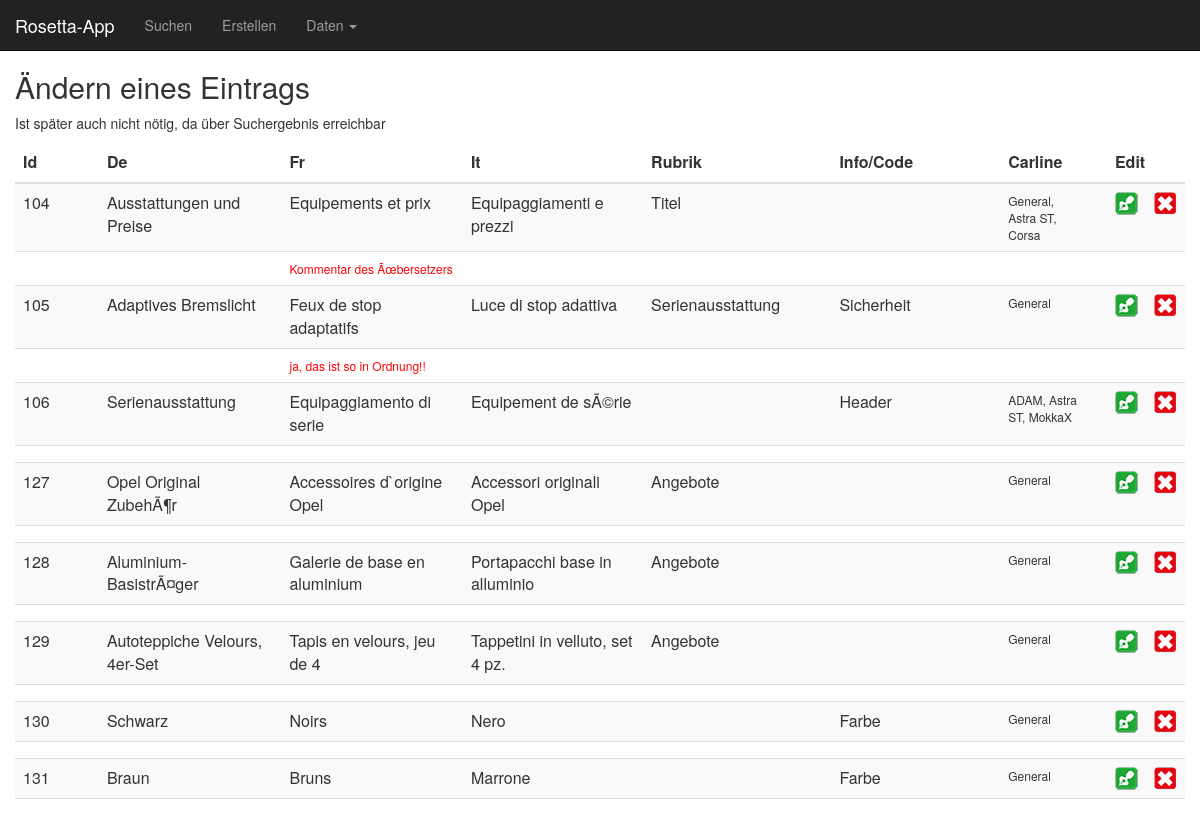
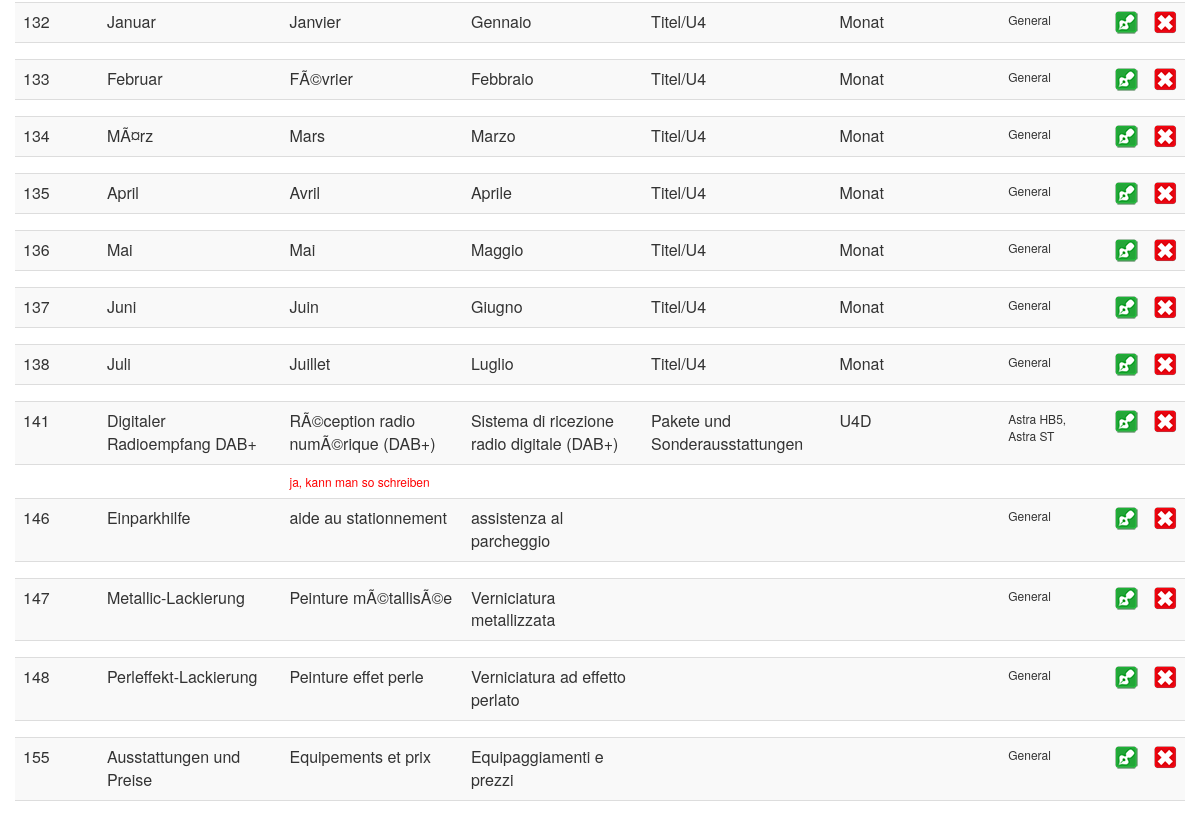
The app's page /Sandbox/003_db_aendern_a.php, older data (2 pictures, top to bottom).
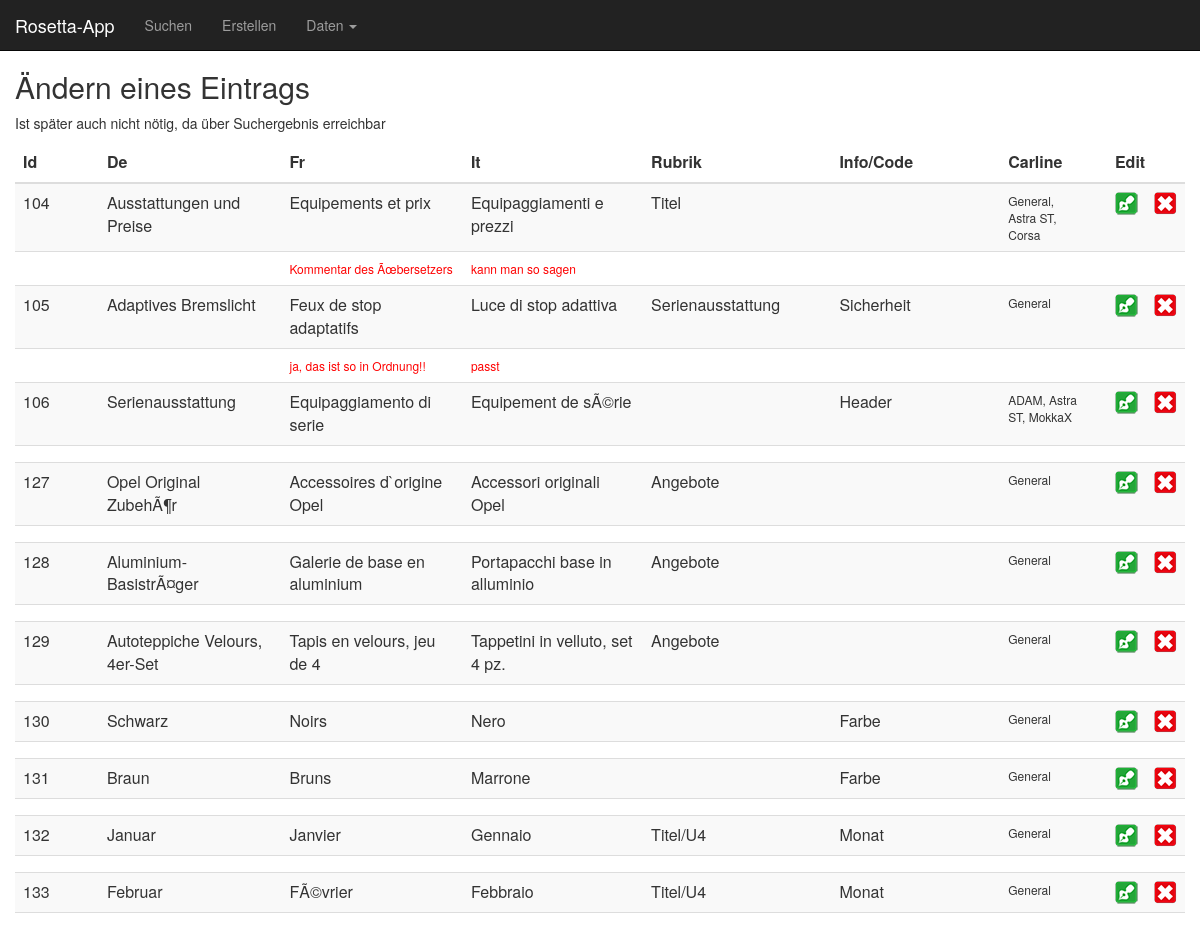
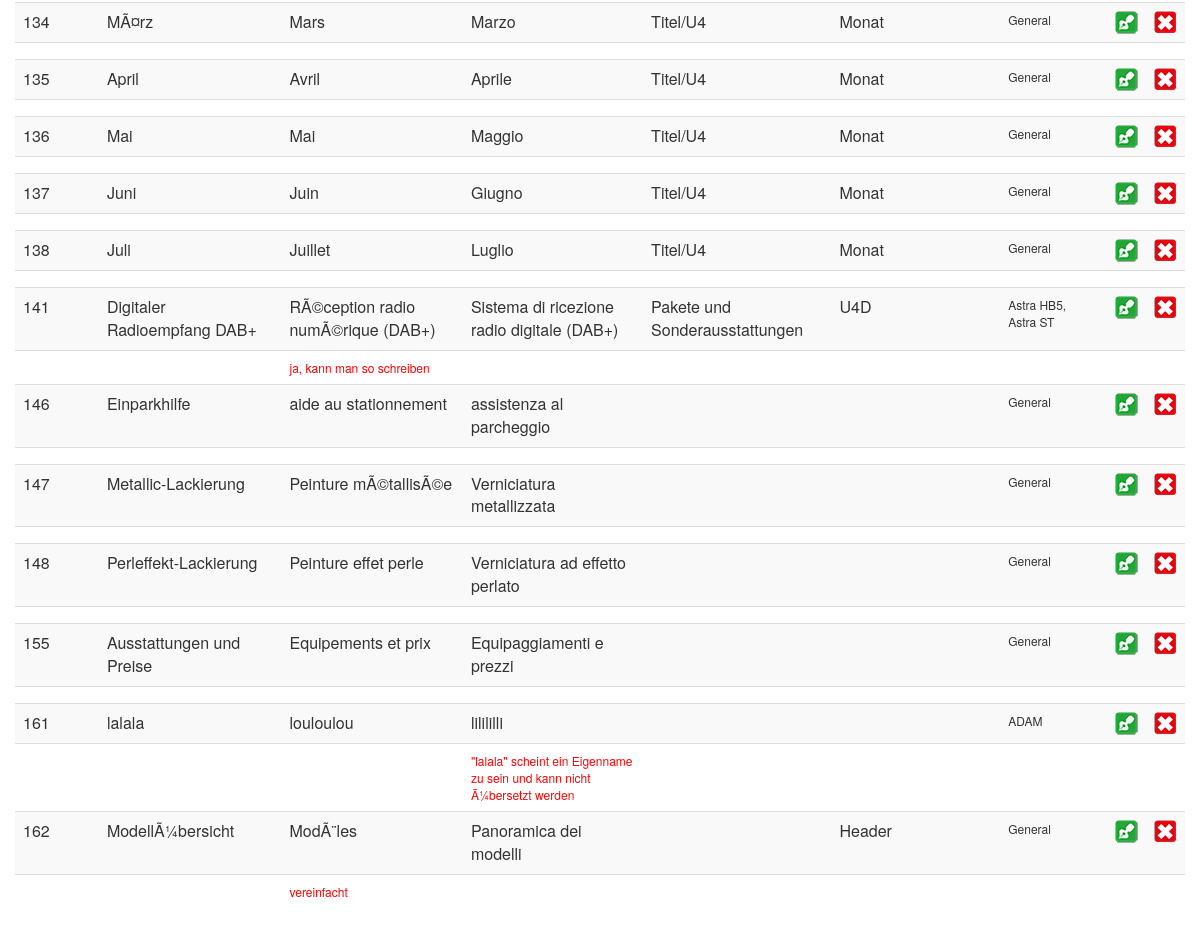
The same page, newer data (2 pictures, top to bottom).
### tables this page shows
CREATE TABLE `rosetta_data` (
  `token` varchar(100) DEFAULT NULL,
  `id` int(5) NOT NULL,
  `date` timestamp NOT NULL DEFAULT CURRENT_TIMESTAMP ON UPDATE CURRENT_TIMESTAMP,
  `de` varchar(1000) DEFAULT NULL,
  `fr` varchar(1000) DEFAULT NULL,
  `comment_fr` varchar(1000) DEFAULT NULL,
  `it` varchar(1000) DEFAULT NULL,
  `comment_it` varchar(1000) DEFAULT NULL,
  `en` varchar(1000) DEFAULT NULL,
  `rubrik` varchar(500) DEFAULT NULL,
  `info` varchar(200) DEFAULT NULL,
  `carline` varchar(500) DEFAULT NULL
);

### Sandbox/include/view_table.php (the view)
<table class="table table-hover table-responsive table-striped">
    <thead>
        <tr>
            <th class="col-sm-1">Id</th>
            <th class="col-sm-2">De</a></th>
            <th class="col-sm-2">Fr</th>
            <th class="col-sm-2">It</th>
            <th class="col-sm-2">Rubrik</th>
            <th class="col-sm-2">Info/Code</th>
            <th class="col-sm-2">Carline</th>
            <th class="col-sm-2"></th>
            <th class="col-sm-2" colspan="3">Edit</th>
        </tr>
    </thead>
    <tbody class="results">
<?php
if(empty($searchWord)){$searchWord="";};
while ($dsatz = mysqli_fetch_assoc($res))
{
    echo   "<tr>".
    "<td>" . $dsatz["id"]        . "</td>".
    "<td>" . utf8_encode(preg_replace("/" . $searchWord. "/", "<span class='highlight'>" . $searchWord . "</span>",$dsatz["de"]))       . "</td>".
    "<td>" . utf8_encode(preg_replace("/" . $searchWord. "/", "<span class='highlight'>" . $searchWord . "</span>",$dsatz["fr"]))      . "</td>".
    "<td>" . utf8_encode(preg_replace("/" . $searchWord. "/", "<span class='highlight'>" . $searchWord . "</span>",$dsatz["it"]))       . "</td>".
    "<td>" . utf8_encode(preg_replace("/" . $searchWord. "/", "<span class='highlight'>" . $searchWord . "</span>",$dsatz["rubrik"]))    . "</td>".
    "<td>" . utf8_encode(preg_replace("/" . $searchWord. "/", "<span class='highlight'>" . $searchWord . "</span>",$dsatz["info"]))      . "</td>".
    "<td class='columnCarline'>" . $dsatz["carline"]   . "</td>".
    "<td>" .  "</td>".
    "<td >
            <input  type=\"image\" name='update' value='" . $dsatz["id"] . "' src=\"img/button_edit.png\" class=\"editButton\"  formaction=\"003_db_aendern_b.php\"></button>
        </td>".
    "<td >
            <input  type=\"image\" name='delete' value='" . $dsatz["id"] . "' src=\"img/button_delete.png\" class=\"editButton\"   formaction=\"003_db_loeschen_b.php\"></button>
        </td>";
    echo    "</tr>";
    echo   "<tr>".
        "<td></td>".
        "<td></td>".
        "<td class='columnCommentTranslator'>" . utf8_encode(preg_replace("/" . $searchWord. "/", "<span class='highlight'>" . $searchWord . "</span>",$dsatz["comment_fr"]))      . "</td>".
        "<td class='columnCommentTranslator'>" . utf8_encode(preg_replace("/" . $searchWord. "/", "<span class='highlight'>" . $searchWord . "</span>",$dsatz["comment_it"]))       . "</td>".
        "<td></td>".
        "<td></td>".
        "<td></td>".
        "<td>" .  "</td>".
        "<td ></td>".
        "<td ></td>";
    echo    "</tr>";
}
?>
</tbody>
    </table>

### Sandbox/elements/header.php (shortened to what this page needs)
<html>
    <head>
        <link href="https://slimou.de/___Bootstrap/bootstrap/css/bootstrap.min.css" rel="stylesheet">
        <link href="css/layout.css" rel="stylesheet">
        <link rel="stylesheet" href="//code.jquery.com/ui/1.11.4/themes/smoothness/jquery-ui.css">
    </head>
    <body>
        <?php
        include 'elements/navigation.php';
        ?>
        <div class="container-fluid content">

### Sandbox/elements/navigation.php (shortened to what this page needs)
<nav class="navbar navbar-inverse navbar-fixed-top">
    <div class="container-fluid">
        <div class="navbar-header">
            <a class="navbar-brand" href="index.php">Rosetta-App</a>
        </div>
        <div class="collapse navbar-collapse navbar-left" id="bs-exmple-navbar-collapse-1">
            <ul class="nav navbar-nav">
                <li><a href="003_db_suchen_a.php">Suchen</a></li>
                <li><a href="003_db_erzeugen_a.php">Erstellen</a></li>
                <li class="dropdown">
                    <a href="#" class="dropdown-toggle" data-toggle="dropdown">Daten
                        <span class="caret"></span>
                    </a>
                </li>
            </ul>
        </div>
    </div>
</nav>

### Sandbox/003_db_aendern_a.php (shortened to what this page needs)
<?php
include "elements/header.php";
?>
<h2>Ändern eines Eintrags</h2>
<p>Ist später auch nicht nötig, da über Suchergebnis erreichbar</p>
<?php
include "include/db_connect.php";
?>
    <form action = "003_db_aendern_b.php" method = "post">
        <?php
            $res = mysqli_query($con, "select * from rosetta_data");
            include "include/view_table.php";
        ?>
    </form>

### Sandbox/css/layout.css (style rules this page uses)
.content { position: relative; top: 50px; }
.columnCarline { font-size: .75em; }
.columnCommentTranslator { font-size: .75em;color:#ff0000; }

Row changes from the older to the newer data that the page shows:
changed rosetta_data "General, Astra ST, Corsa": comment_it (not shown) → "k a n n m a n s o s a g e n"
changed rosetta_data id 105: comment_it (not shown) → "p a s s t"
added rosetta_data: id "161", de "l a l a l a", fr "l o u l o u l o u", it "l i l i l i l l i", carline "ADAM", comment_it "\" l a l a l a \" s c h e i n t e i n E i g e n n a m e z u s e i n u n d k a n n n i c h t Ã ¼ b e r s e t z t w e r d e n"
added rosetta_data: id "162", de "M o d e l l Ã ¼ b e r s i c h t", fr "M o d Ã ¨ l e s", it "P a n o r a m i c a d e i m o d e l l i", info "H e a d e r", carline "General", comment_fr "v e r e i n f a c h t"
